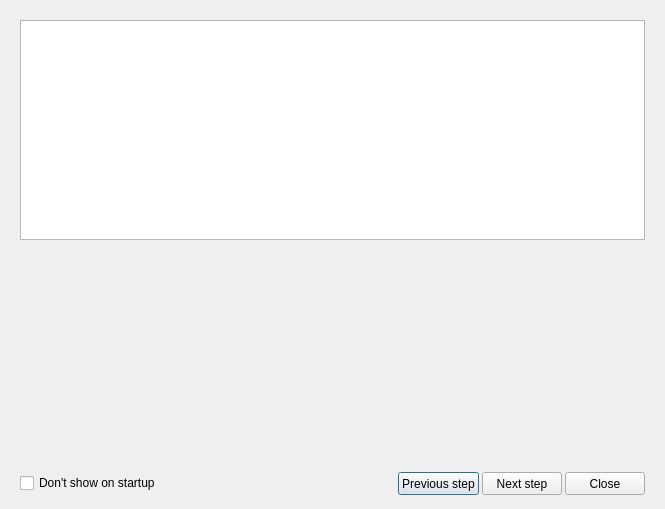
<?xml version="1.0" encoding="UTF-8"?>
<ui version="4.0">
 <class>QuickStartWindowUi</class>
 <widget class="QDialog" name="QuickStartWindowUi">
  <property name="geometry">
   <rect>
    <x>0</x>
    <y>0</y>
    <width>665</width>
    <height>525</height>
   </rect>
  </property>
  <property name="sizePolicy">
   <sizepolicy hsizetype="Fixed" vsizetype="Fixed">
    <horstretch>0</horstretch>
    <verstretch>0</verstretch>
   </sizepolicy>
  </property>
  <property name="minimumSize">
   <size>
    <width>665</width>
    <height>525</height>
   </size>
  </property>
  <property name="baseSize">
   <size>
    <width>664</width>
    <height>525</height>
   </size>
  </property>
  <property name="windowTitle">
   <string>Quick Start</string>
  </property>
  <layout class="QVBoxLayout" name="main_layout">
   <property name="spacing">
    <number>0</number>
   </property>
   <property name="sizeConstraint">
    <enum>QLayout::SetFixedSize</enum>
   </property>
   <property name="leftMargin">
    <number>20</number>
   </property>
   <property name="topMargin">
    <number>20</number>
   </property>
   <property name="rightMargin">
    <number>20</number>
   </property>
   <property name="bottomMargin">
    <number>0</number>
   </property>
   <item>
    <widget class="QFrame" name="info_block">
     <property name="sizePolicy">
      <sizepolicy hsizetype="Expanding" vsizetype="Preferred">
       <horstretch>0</horstretch>
       <verstretch>0</verstretch>
      </sizepolicy>
     </property>
     <property name="frameShape">
      <enum>QFrame::NoFrame</enum>
     </property>
     <property name="frameShadow">
      <enum>QFrame::Plain</enum>
     </property>
     <property name="lineWidth">
      <number>0</number>
     </property>
     <layout class="QVBoxLayout" name="verticalLayout">
      <property name="spacing">
       <number>10</number>
      </property>
      <property name="sizeConstraint">
       <enum>QLayout::SetDefaultConstraint</enum>
      </property>
      <property name="leftMargin">
       <number>0</number>
      </property>
      <property name="topMargin">
       <number>0</number>
      </property>
      <property name="rightMargin">
       <number>0</number>
      </property>
      <property name="bottomMargin">
       <number>0</number>
      </property>
      <item>
       <widget class="QTextBrowser" name="text_browser">
        <property name="sizePolicy">
         <sizepolicy hsizetype="Expanding" vsizetype="Fixed">
          <horstretch>0</horstretch>
          <verstretch>0</verstretch>
         </sizepolicy>
        </property>
        <property name="minimumSize">
         <size>
          <width>625</width>
          <height>220</height>
         </size>
        </property>
        <property name="styleSheet">
         <string notr="true">border-color: rgb(160, 160, 160);
border-width: 1px;</string>
        </property>
        <property name="html">
         <string>&lt;!DOCTYPE HTML PUBLIC &quot;-//W3C//DTD HTML 4.0//EN&quot; &quot;http://www.w3.org/TR/REC-html40/strict.dtd&quot;&gt;
&lt;html&gt;&lt;head&gt;&lt;meta name=&quot;qrichtext&quot; content=&quot;1&quot; /&gt;&lt;style type=&quot;text/css&quot;&gt;
p, li { white-space: pre-wrap; }
&lt;/style&gt;&lt;/head&gt;&lt;body style=&quot; font-family:'MS Shell Dlg 2'; font-size:8.25pt; font-weight:400; font-style:normal;&quot;&gt;
&lt;p style=&quot;-qt-paragraph-type:empty; margin-top:0px; margin-bottom:0px; margin-left:0px; margin-right:0px; -qt-block-indent:0; text-indent:0px; font-size:8pt;&quot;&gt;&lt;br /&gt;&lt;/p&gt;&lt;/body&gt;&lt;/html&gt;</string>
        </property>
       </widget>
      </item>
      <item alignment="Qt::AlignHCenter">
       <widget class="QLabel" name="image_label">
        <property name="sizePolicy">
         <sizepolicy hsizetype="Expanding" vsizetype="Fixed">
          <horstretch>0</horstretch>
          <verstretch>0</verstretch>
         </sizepolicy>
        </property>
        <property name="minimumSize">
         <size>
          <width>625</width>
          <height>210</height>
         </size>
        </property>
        <property name="styleSheet">
         <string notr="true"/>
        </property>
        <property name="text">
         <string/>
        </property>
        <property name="alignment">
         <set>Qt::AlignCenter</set>
        </property>
       </widget>
      </item>
     </layout>
    </widget>
   </item>
   <item>
    <layout class="QHBoxLayout" name="horizontalLayout">
     <property name="spacing">
      <number>3</number>
     </property>
     <property name="sizeConstraint">
      <enum>QLayout::SetNoConstraint</enum>
     </property>
     <property name="topMargin">
      <number>12</number>
     </property>
     <property name="bottomMargin">
      <number>14</number>
     </property>
     <item>
      <widget class="QCheckBox" name="dontShowOnStartupCheckBox">
       <property name="text">
        <string>Don't show on startup</string>
       </property>
      </widget>
     </item>
     <item>
      <spacer name="horizontalSpacer">
       <property name="orientation">
        <enum>Qt::Horizontal</enum>
       </property>
       <property name="sizeHint" stdset="0">
        <size>
         <width>40</width>
         <height>20</height>
        </size>
       </property>
      </spacer>
     </item>
     <item>
      <widget class="QPushButton" name="prev_step_button">
       <property name="minimumSize">
        <size>
         <width>75</width>
         <height>23</height>
        </size>
       </property>
       <property name="styleSheet">
        <string notr="true"/>
       </property>
       <property name="text">
        <string>Previous step</string>
       </property>
      </widget>
     </item>
     <item>
      <widget class="QPushButton" name="next_step_button">
       <property name="minimumSize">
        <size>
         <width>75</width>
         <height>23</height>
        </size>
       </property>
       <property name="styleSheet">
        <string notr="true"/>
       </property>
       <property name="text">
        <string>Next step</string>
       </property>
      </widget>
     </item>
     <item>
      <widget class="QPushButton" name="close_button">
       <property name="sizePolicy">
        <sizepolicy hsizetype="Minimum" vsizetype="Fixed">
         <horstretch>0</horstretch>
         <verstretch>0</verstretch>
        </sizepolicy>
       </property>
       <property name="minimumSize">
        <size>
         <width>75</width>
         <height>23</height>
        </size>
       </property>
       <property name="styleSheet">
        <string notr="true"/>
       </property>
       <property name="text">
        <string>Close</string>
       </property>
      </widget>
     </item>
    </layout>
   </item>
  </layout>
 </widget>
 <resources/>
 <connections/>
</ui>
